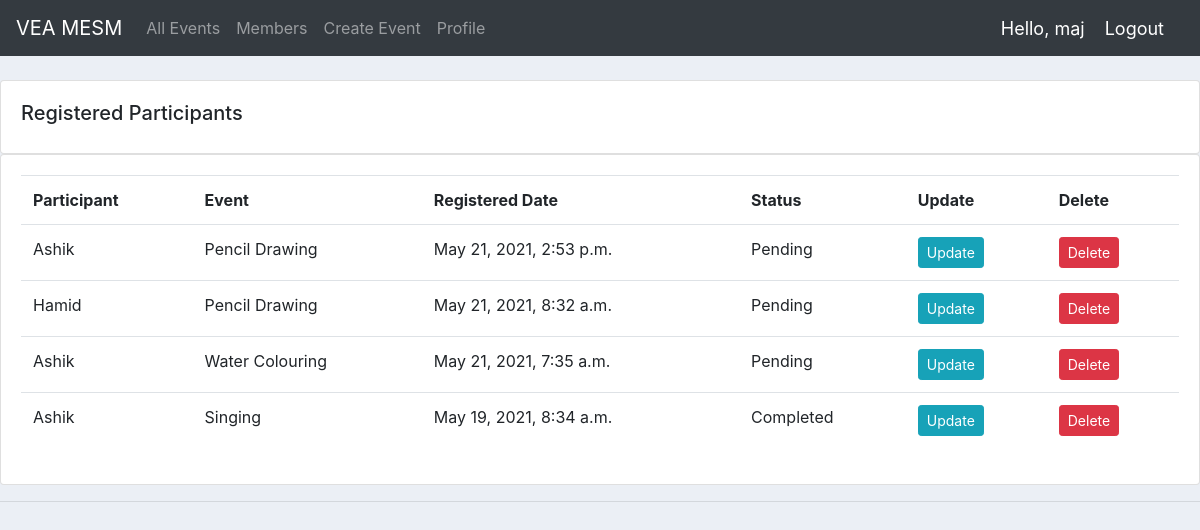
The page /event_member/ (signed in) on the database as committed earlier.
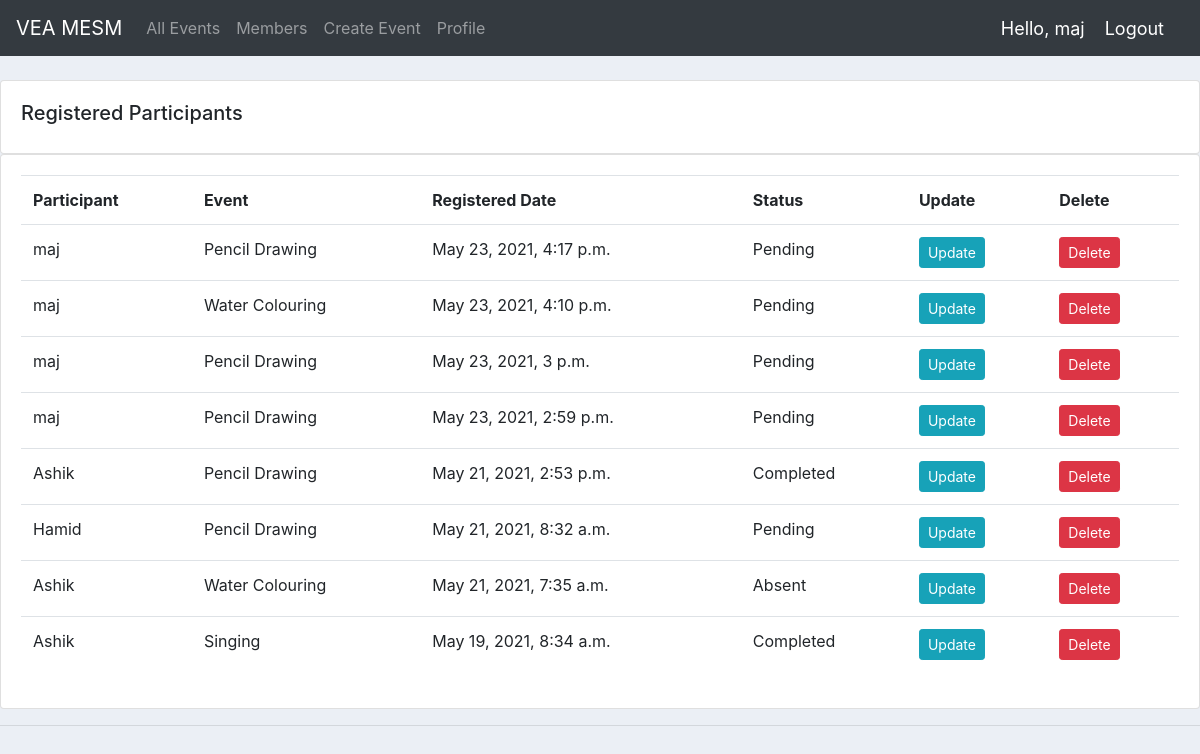
The same page on the database as committed later.
### accounts/models.py (models this page shows, shortened)
class Event_Member(models.Model):
    STATUS = (
        ('Pending', 'Pending'),
        ('Completed', 'Completed'),
        ('Absent', 'Absent'),
    )
    participant = models.ForeignKey(Participant, null=True, on_delete=models.CASCADE)
    event = models.ForeignKey(Event, null=True, on_delete=models.CASCADE)
    date_created = models.DateTimeField(auto_now_add=True, null=True)
    status = models.CharField(max_length=200, null=True, choices=STATUS)

class Participant(models.Model):
    user = models.OneToOneField(User, null=True, on_delete=models.CASCADE)
    name = models.CharField(max_length=200, null=True)
    phone = models.CharField(max_length=200, null=True)
    email = models.CharField(max_length=200, null=True)
    date_created = models.DateTimeField(auto_now_add=True, null=True)
    def __str__(self):
        return self.name

class Event(models.Model):
    STATUS = (
        ('Ongoing', 'Ongoing'),
        ('Completed', 'Completed'),
        ('Upcoming', 'Upcoming'),
    )
    name = models.CharField(max_length=200, null=True)
    location = models.CharField(max_length=200, null=True)
    status = models.CharField(max_length=200, null=True, choices=STATUS)
    description = models.CharField(max_length=200, null=True, blank=True)
    date = models.DateTimeField(blank=True, null=True)
    def __str__(self):
        return self.name

### accounts/views.py (the view)
# urls.py: path('event_member/', views.event_member, name='event_member'),
@login_required(login_url='login')
def event_member(request):
    event_member = Event_Member.objects.all().order_by('-date_created')
    return render(request, 'accounts/profile1.html', {'event_member': event_member})

### accounts/templates/accounts/profile1.html (shortened to what this page needs)
{% extends 'accounts/main.html' %}
{% block content %}
    		<br>
		<div class="row">
			<div class="col-md">
				<div class="card card-body">
					<h5>Registered Participants</h5>
				</div>
				<div class="card card-body">
					<table class="table">
						<tr>
							<th>Participant</th>
							<th>Event</th>
							<th>Registered Date</th>
							<th>Status</th>
							<th>Update</th>
							<th>Delete</th>
						</tr>
						{% for event_member in event_member %}
				<tr>
					<td>{{event_member.participant}}</td>
					<td>{{event_member.event}}</td>
					<td>{{event_member.date_created}}</td>
					<td>{{event_member.status}}</td>
					<td><a class="btn btn-sm btn-info" href="{% url 'update_event_member' event_member.id %}">Update</a> </td>
					<td><a class="btn btn-sm btn-danger" href="{% url 'delete_event_member' event_member.id %}">Delete</a> </td>
				</tr>
				{% endfor %}
					</table>
				</div>
			</div>
		</div>
{% endblock %}

Rows that differ between the two databases and show on the page:
added Event_Member: participant "maj", event "Pencil Drawing", date_created "May 23, 2021, 4:17 p.m.", status "Pending"
added Event_Member: participant "maj", event "Water Colouring", date_created "May 23, 2021, 4:10 p.m.", status "Pending"
added Event_Member: participant "maj", event "Pencil Drawing", date_created "May 23, 2021, 3 p.m.", status "Pending"
added Event_Member: participant "maj", event "Pencil Drawing", date_created "May 23, 2021, 2:59 p.m.", status "Pending"
changed Event_Member "May 21, 2021, 2:53 p.m.": status "Pending" → "Completed"
changed Event_Member: status "Pending" → "Absent"
